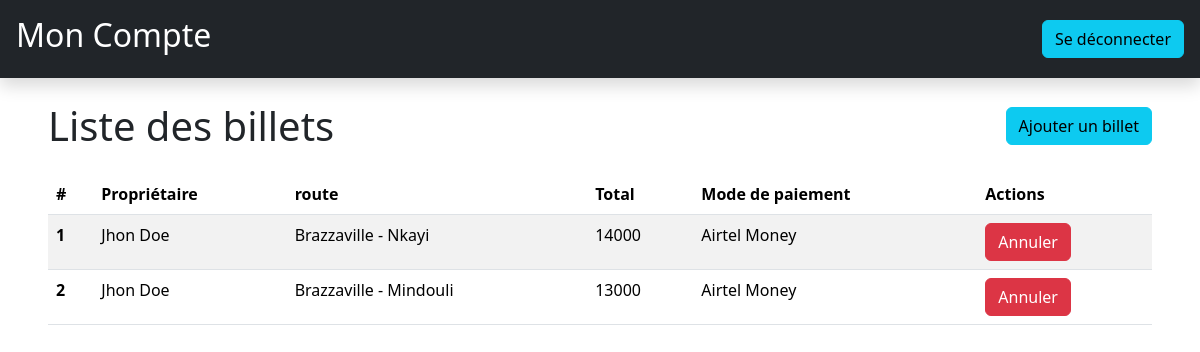
/RM_Reservation/myAccount.php (signed in), run on the app's committed database.
### tables this page shows
CREATE TABLE `ticket` (
  `ticket_id` int(11) NOT NULL,
  `route_id` int(11) NOT NULL,
  `user_id` int(11) NOT NULL,
  `payment_mode_id` int(11) NOT NULL DEFAULT 1,
  `owner` varchar(50) NOT NULL,
  `num_adult_seats` int(11) NOT NULL,
  `num_child_seats` int(11) NOT NULL,
  `total_price` int(11) NOT NULL,
  `purchase_date` datetime DEFAULT current_timestamp(),
  `status` enum('valid','cancelled') DEFAULT 'valid'
);

CREATE TABLE `payment_mode` (
  `payment_mode_id` int(11) NOT NULL,
  `image` varchar(200) DEFAULT NULL,
  `name` varchar(45) NOT NULL
);

### RM_Reservation/myAccount.php (the view, shortened to what this page needs)
<?php
require('db.php');
$user_id = (int)$_SESSION['user_id'];
$requete = $db->prepare("
    SELECT ticket.ticket_id, ticket.owner, ticket.status, CONCAT(route.departure_location, ' - ', route.arrival_location) AS route, ticket.total_price, payment_mode.name AS payment_mode
    FROM ticket
    INNER JOIN user ON ticket.user_id = user.user_id
    INNER JOIN payment_mode ON payment_mode.payment_mode_id = ticket.payment_mode_id
    INNER JOIN route ON route.route_id = ticket.route_id
    WHERE user.user_id = :user_id;
");
$requete->bindValue(':user_id', $user_id);
$requete->execute();
$infos = $requete->fetchAll(PDO::FETCH_OBJ);
include('./layouts/header.php');
?>
<header class="navbar sticky-top bg-dark flex-md-nowrap p-3 shadow" data-bs-theme="dark">
  <div class="d-flex align-items-center justify-content-between w-100">
    <h2 class="text-white">Mon Compte</h2>
    <a href="disconnexion.php" class="btn btn-info d-block">Se déconnecter</a>
  </div>
</header>
<main class="w-screen h-100">
    <section class="px-5">
        <div class="d-flex align-items-center justify-content-between">
            <h1 class="my-4">Liste des billets</h1>
            <a href="agencies.php" class="btn btn-info">Ajouter un billet</a>
        </div>
        <table class="table table-striped">
            <thead>
                <tr>
                    <th scope="col">#</th>
                    <th scope="col">Propriétaire</th>
                    <th scope="col">route</th>
                    <th scope="col">Total</th>
                    <th scope="col">Mode de paiement</th>
                    <th scope="col">Actions</th>
                </tr>
            </thead>
            <tbody>
                <?php foreach($infos as $info): ?>
                <tr>
                    <th scope="row"><?= $info->ticket_id ?></th>
                    <td><?= $info->owner ?></td>
                    <td><?= $info->route ?></td>
                    <td><?= $info->total_price ?></td>
                    <td><?= $info->payment_mode ?></td>
                    <td>
                        <?php if ($info->status !== 'cancelled'): ?>
                            <a href=<?="annulation.php?ticket_id=$info->ticket_id" ?> class="btn btn-danger">Annuler</a>
                        <?php else: ?>
                            <button type="button" class="btn btn-success" disabled>Annulé</button>
                        <?php endif; ?>
                    </td>
                </tr>
                <?php endforeach; ?>
            </tbody>
        </table>
    </section>
</main>
<?php
include('./layouts/footer.php');
?>

### data on the page
ticket: ticket_id "1", owner "Jhon Doe", route "Brazzaville - Nkayi", total_price "14000", payment_mode.name "Airtel Money"
ticket: ticket_id "2", owner "Jhon Doe", route "Brazzaville - Mindouli", total_price "13000", payment_mode.name "Airtel Money"
